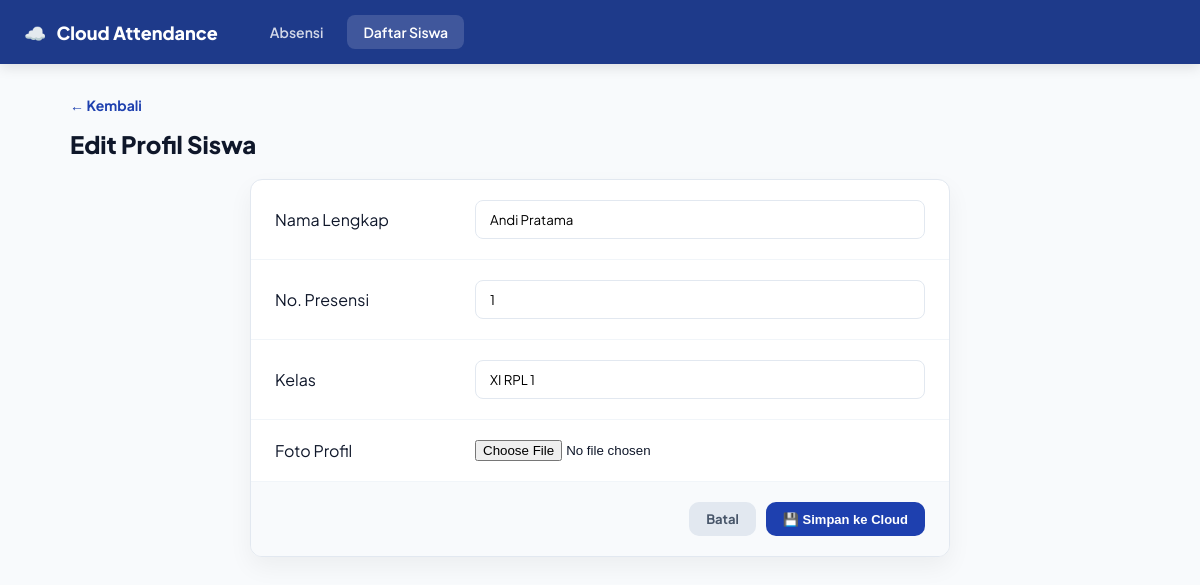
/siswa.php?edit=1, run on the app's committed database.
### tables this page shows
CREATE TABLE IF NOT EXISTS siswa (
    id           INT AUTO_INCREMENT PRIMARY KEY,
    nama         VARCHAR(100)  NOT NULL,
    no_presensi  VARCHAR(10)   DEFAULT NULL,
    kelas        VARCHAR(30)   NOT NULL,
    foto         VARCHAR(255)  DEFAULT NULL,
    created_at   TIMESTAMP     DEFAULT CURRENT_TIMESTAMP
);

### siswa.php (the view, shortened to what this page needs)
<?php
require_once 'koneksi.php';
$s3_base_url = "https://bucketku-uploads.s3.us-east-1.amazonaws.com/uploads/";
$edit_data = null;
if (isset($_GET['edit'])) {
    $edit_data = $conn->query("SELECT * FROM siswa WHERE id=".intval($_GET['edit']))->fetch_assoc();
}
$mode = isset($_GET['tambah']) ? 'tambah' : ($edit_data ? 'edit' : 'list');
$siswa_list = $conn->query("SELECT * FROM siswa ORDER BY kelas, CAST(no_presensi AS UNSIGNED), nama");
?>
<!DOCTYPE html>
<html lang="id">
<head>
</head>
<body>
<nav class="nav">
    <div class="nav-brand"><span>☁️</span> Cloud Attendance</div>
    <div class="nav-links">
        <a href="index.php" class="nav-link">Absensi</a>
        <a href="siswa.php" class="nav-link active">Daftar Siswa</a>
    </div>
</nav>
<div class="page">
    <?php if ($mode === 'list'): ?>
    <div class="page-header">
        <h1 class="page-title">Database Siswa</h1>
        <a href="siswa.php?tambah=1" class="btn btn-primary">＋ Tambah Siswa</a>
    </div>
    <div class="table-wrap">
        <table>
            <thead>
                <tr>
                    <th>Nama Siswa</th>
                    <th>No. Presensi</th>
                    <th>Kelas</th>
                    <th>Foto (S3)</th>
                    <th>Aksi</th>
                </tr>
            </thead>
            <tbody>
            <?php if ($siswa_list && $siswa_list->num_rows > 0):
                while ($s = $siswa_list->fetch_assoc()): ?>
            <tr>
                <td style="font-weight:700"><?=htmlspecialchars($s['nama'])?></td>
                <td style="font-weight:600"><?=htmlspecialchars($s['no_presensi'] ?? '-')?></td>
                <td><span class="badge-kelas"><?=htmlspecialchars($s['kelas'])?></span></td>
                <td class="td-foto">
                    <?php if (!empty($s['foto'])): ?>
                        <img src="<?= $s3_base_url . htmlspecialchars($s['foto']) ?>" onclick="bukaLB(this.src)">
                    <?php else: ?>
                        <div style="width:60px; height:60px; background:#f1f5f9; border-radius:10px; display:flex; align-items:center; justify-content:center; color:#cbd5e1">👤</div>
                    <?php endif; ?>
                </td>
                <td>
                    <div style="display:flex; gap:6px;">
                        <a href="siswa.php?edit=<?=$s['id']?>" class="btn btn-edit">✏️</a>
                        <a href="siswa.php?hapus=<?=$s['id']?>" class="btn btn-delete" onclick="return confirm('Hapus siswa?')">🗑️</a>
                    </div>
                </td>
            </tr>
            <?php endwhile; else: ?>
            <tr><td colspan="5" style="text-align:center; padding:60px; color:#94a3b8;">Belum ada data siswa.</td></tr>
            <?php endif; ?>
            </tbody>
        </table>
    </div>
    <?php elseif ($mode === 'tambah' || $mode === 'edit'): ?>
    <a href="siswa.php" style="text-decoration:none; color:var(--blue); font-size:14px; font-weight:700; display:block; margin-bottom:15px;">← Kembali</a>
    <h1 class="page-title" style="margin-bottom:20px"><?= $mode === 'tambah' ? 'Tambah Siswa Baru' : 'Edit Profil Siswa' ?></h1>
    <div class="form-card">
        <form method="POST" enctype="multipart/form-data">
            <div class="form-body">
                <div class="form-row">
                    <label>Nama Lengkap</label>
                    <input type="text" name="nama" class="form-input" value="<?= $edit_data['nama'] ?? '' ?>" required>
                </div>
                <div class="form-row">
                    <label>No. Presensi</label>
                    <input type="text" name="no_presensi" class="form-input" value="<?= $edit_data['no_presensi'] ?? '' ?>" required>
                </div>
                <div class="form-row">
                    <label>Kelas</label>
                    <input type="text" name="kelas" class="form-input" value="<?= $edit_data['kelas'] ?? '' ?>" required>
                </div>
                <div class="form-row">
                    <label>Foto Profil</label>
                    <div style="display:flex; align-items:center; gap:15px;">
                        <input type="file" name="foto" id="fotoInput" accept="image/*">
                    </div>
                </div>
            </div>
            <div class="form-footer">
                <a href="siswa.php" class="btn" style="background:#e2e8f0; color:#475569;">Batal</a>
                <button type="submit" class="btn btn-primary">💾 Simpan ke Cloud</button>
            </div>
        </form>
    </div>
    <?php endif; ?>
</div>
</body>
</html>

### siswa.php (style rules this page uses)
*, *::before, *::after { box-sizing: border-box; margin: 0; padding: 0; }
:root { --blue: #1e40af; --blue-dk: #1e3a8a; --blue-lt: #eff6ff; --green: #16a34a; --amber: #d97706; --red: #dc2626; --red-lt: #fef2f2; --gray-0: #ffffff; --gray-1: #f8fafc; --gray-2: #f1f5f9; --gray-3: #e2e8f0; --gray-5: #64748b; --gray-7: #0f172a; --radius: 12px; --shadow: 0 1px 3px rgba(0,0,0,.1); }
body { font-family: 'Plus Jakarta Sans', sans-serif; background: var(--gray-1); color: var(--gray-7); min-height: 100vh; }
.nav { background: var(--blue-dk); padding: 0 24px; display: flex; align-items: center; height: 64px; gap: 16px; box-shadow: 0 4px 12px rgba(0,0,0,.1); }
.nav-brand { color: #fff; font-weight: 800; font-size: 18px; display: flex; align-items: center; gap: 10px; }
.nav-links { display: flex; gap: 8px; margin-left: 20px; }
.nav-link { color: rgba(255,255,255,.8); font-size: 14px; font-weight: 600; padding: 8px 16px; border-radius: 8px; text-decoration: none; transition: 0.2s; }
.nav-link:hover, .nav-link.active { background: rgba(255,255,255,.15); color: #fff; }
.page { max-width: 1100px; margin: 32px auto; padding: 0 20px 40px; }
.page-title { font-size: 24px; font-weight: 800; color: var(--gray-7); }
.btn { display: inline-flex; align-items: center; gap: 6px; font-size: 13px; font-weight: 700; padding: 8px 16px; border-radius: 10px; border: 1px solid transparent; cursor: pointer; text-decoration: none; transition: 0.2s; }
.btn-primary { background: var(--blue); color: #fff; }
.form-card { background: var(--gray-0); border: 1px solid var(--gray-3); border-radius: var(--radius); box-shadow: 0 10px 25px rgba(0,0,0,.05); max-width: 700px; margin: 0 auto; overflow: hidden; }
.form-row { display: grid; grid-template-columns: 180px 1fr; border-bottom: 1px solid var(--gray-2); padding: 20px 24px; gap: 20px; align-items: center; }
.form-input { padding: 10px 14px; border: 1.5px solid var(--gray-3); border-radius: 8px; width: 100%; font-family: inherit; }
.form-footer { padding: 20px 24px; background: var(--gray-1); display: flex; gap: 10px; justify-content: flex-end; }

### data on the page
siswa: nama "Andi Pratama", no_presensi "1", kelas "XI RPL 1"
